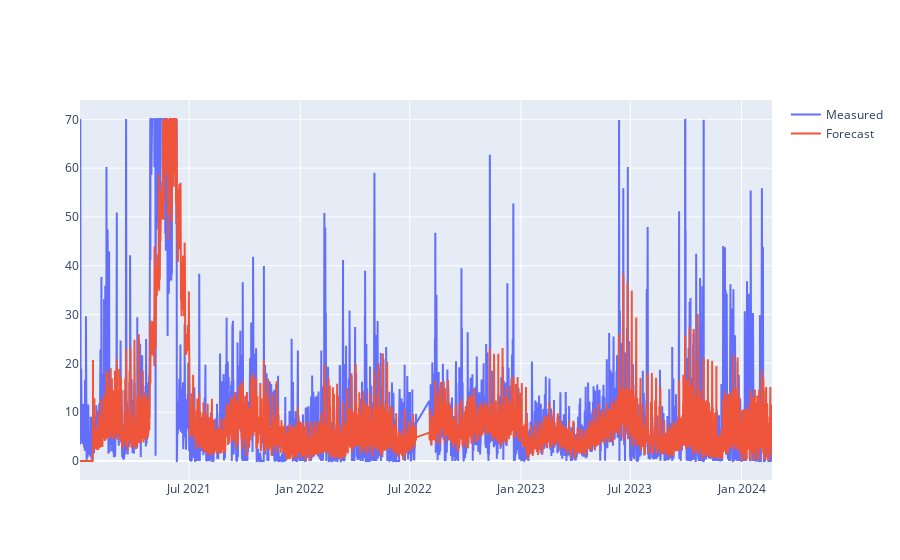

Notebook code for this chart:
### Code cell
#Plotting the results against the measured values:

pollutant = 'TP'

fig = go.Figure()

fig.add_trace(go.Scatter(x=df_chunks.index, y=df_chunks[pollutant], mode='lines',name='Measured'))
fig.add_trace(go.Scatter(x=Y.index, y=Y[pollutant], mode='lines',name='Forecast'))

fig.show()

### Figure 1 — Plotly figure (JSON) as saved in the notebook; plotly's stock layout.template omitted (floating-point values rounded to 4 significant figures; data arrays with more than 128 entries replaced by an {"elided": "..."} marker saying what was removed)
{"data": [{"mode": "lines", "name": "Measured", "type": "scatter", "x": {"elided": "26683 str values"}, "y": {"elided": "26683 float values"}}, {"mode": "lines", "name": "Forecast", "type": "scatter", "x": {"elided": "26683 str values"}, "y": {"elided": "26683 float values"}}], "layout": {}}
